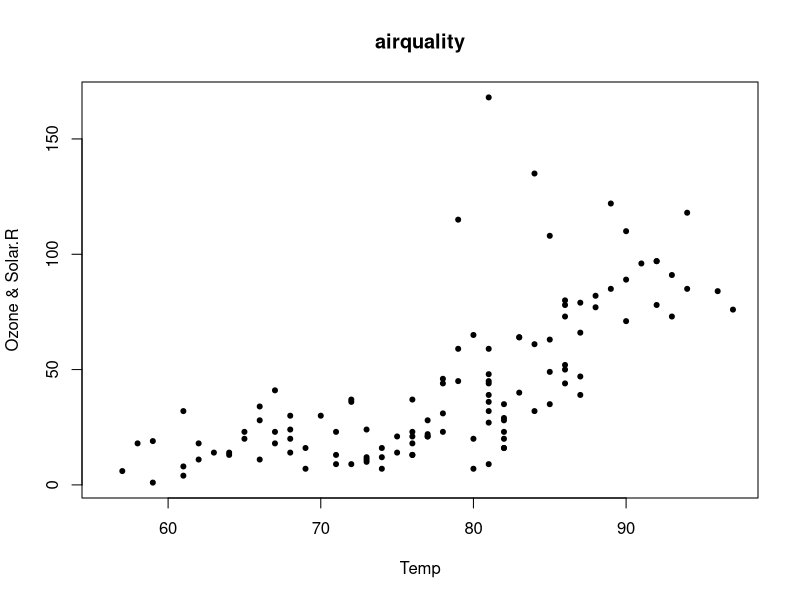
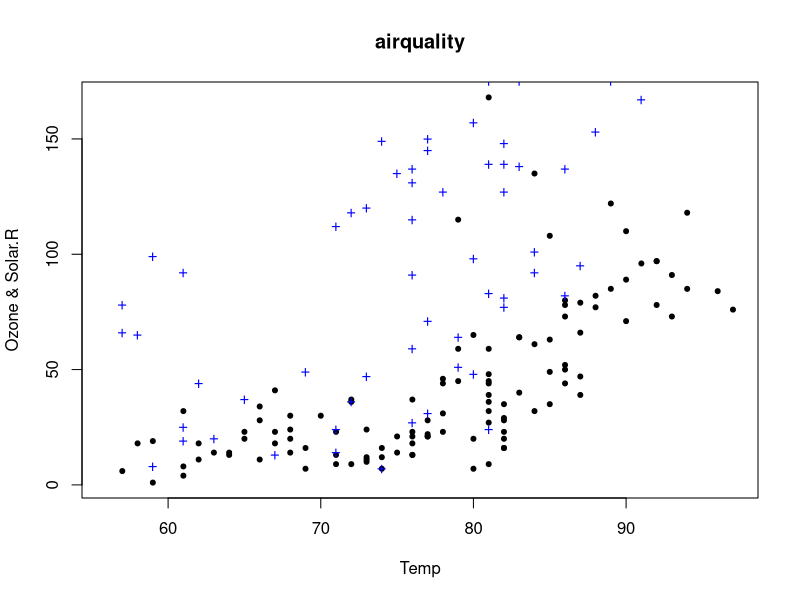
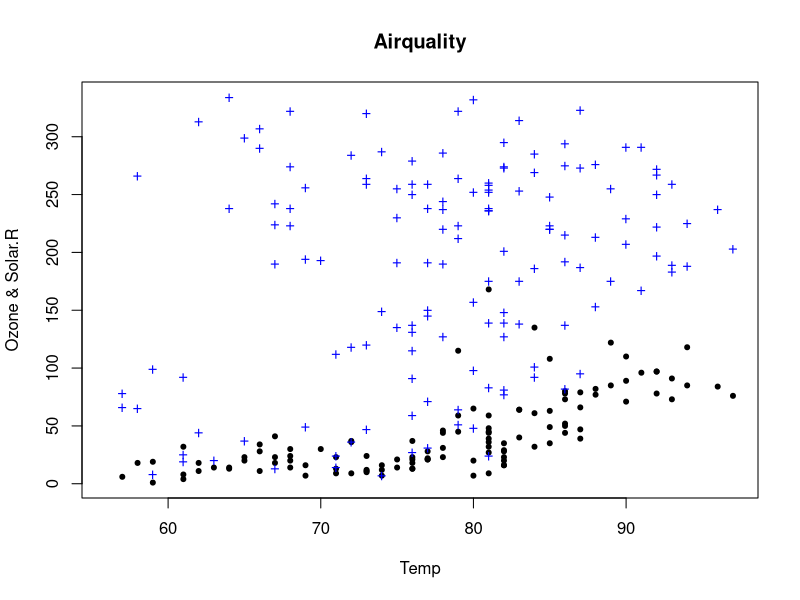

Write the R code that produced these figures, in order.
# airquality 데이터를 이용하여 다음을 수행하시오.

# x축을 Temp, y축을 Ozone으로 해서 산포도를 그리시오.
# § 단, x축 label은 “Temp”, y축 label은 “Ozone & Solar.R”, 그래프 제목 은 “airquality”로 하고, 점은 검은 dot(pch=20)을 사용하시오.
plot(airquality$Temp, airquality$Ozone, xlab='Temp', ylab='Ozone & Solar.R', main='airquality', pch=20)

# 앞의 그래프에 x축을 Temp, y축을 Solar.R로 해서 점들을 추가하시오.
# § 단, 점의 모양은 “+”로 하고 점의 색은 파랑색으로 하시오.
with(airquality, {
  plot(Temp, Ozone, xlab='Temp', ylab='Ozone & Solar.R', main='airquality', pch=20)
  points(Temp, Solar.R, pch='+', col="blue")
})

# Temp, Ozone, Solar.R 각각의 최소값, 최대값을 구하시오.
# Temp의 최소값, 최대값을 기준으로 x축의 범위를 결정하시오.
# Ozone, Solar.R의 최소값과 최대값을 기준으로 y축의 범위를 결 정하시오.
# 이 범위들을 활용하여 빈 그래프를 만들시오.
# § 단 그래프의 제목은 “Airquality”, x축 레이블은 “Temp”, y축 레이블은 “Ozone & Solar.R”로 하시오.
with(airquality, {
  plot(
    NULL,
    xlab='Temp',
    ylab='Ozone & Solar.R',
    main='Airquality',
    xlim=c(min(Temp, na.rm=TRUE),max(Temp, na.rm=TRUE)),
    ylim=c(min(Ozone, Solar.R, na.rm=TRUE), max(Ozone, Solar.R, na.rm=TRUE))
  )
  points(Temp, Ozone, pch=20)
  points(Temp, Solar.R, pch='+', col="blue")
})